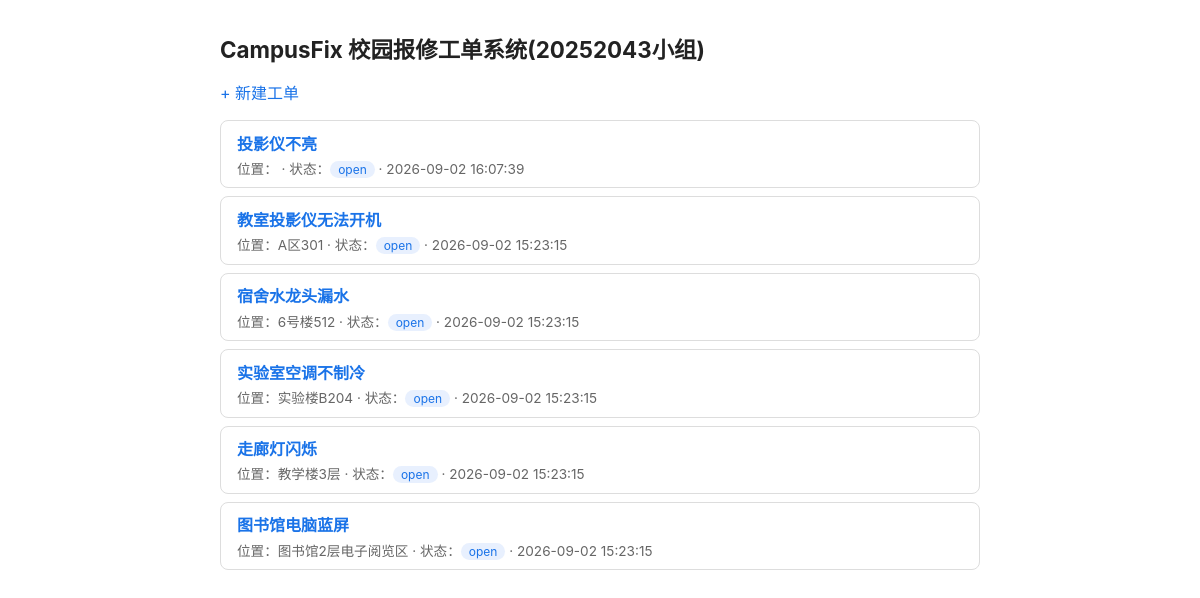
The page / on the database its author committed.
### tables this page shows
CREATE TABLE tickets (
    id INTEGER PRIMARY KEY AUTOINCREMENT,
    title TEXT NOT NULL,
    room TEXT NOT NULL,
    description TEXT NOT NULL DEFAULT '',
    status TEXT NOT NULL DEFAULT 'open',      -- open / in_progress / closed
    created_at TEXT NOT NULL DEFAULT (datetime('now', 'localtime'))
);

### app.py (the view)
@app.route("/")
def index():
    db = get_db()
    tickets = db.execute(
        "SELECT id, title, room, status, created_at FROM tickets ORDER BY created_at DESC"
    ).fetchall()
    return render_template("index.html", tickets=tickets)

### app.py (called while the page is built)
def get_db():
    if "db" not in g:
        g.db = sqlite3.connect(DATABASE)
        g.db.row_factory = sqlite3.Row
    return g.db

### templates/index.html (shortened to what this page needs)
<!DOCTYPE html>
<html lang="zh-CN">
<head>
</head>
<body>
  <h1>CampusFix 校园报修工单系统(20252043小组)</h1>
  <p><a href="{{ url_for('create_ticket') }}">+ 新建工单</a></p>
  {% if tickets %}
    {% for t in tickets %}
      <div class="ticket">
        <div class="title"><a href="{{ url_for('ticket_detail', ticket_id=t['id']) }}">{{ t['title'] }}</a></div>
        <div class="meta">位置：{{ t['room'] }} · 状态：<span class="badge">{{ t['status'] }}</span> · {{ t['created_at'] }}</div>
      </div>
    {% endfor %}
  {% else %}
    <p>暂无工单。</p>
  {% endif %}
</body>
</html>

### templates/index.html (style rules this page uses)
body { font-family: -apple-system, "PingFang SC", "Microsoft YaHei", sans-serif; max-width: 760px; margin: 2rem auto; padding: 0 1rem; color: #222; }
h1 { font-size: 1.4rem; }
a { color: #1a73e8; text-decoration: none; }
.ticket { border: 1px solid #ddd; border-radius: 8px; padding: 0.6rem 1rem; margin-bottom: 0.5rem; }
.ticket .title { font-weight: 600; }
.ticket .meta { color: #666; font-size: 0.85rem; margin-top: 0.2rem; }
.badge { display: inline-block; padding: 1px 8px; border-radius: 10px; font-size: 0.75rem; background: #e8f0fe; color: #1a73e8; }

### rows shown on the page
tickets: title "投影仪不亮", status "open", created_at "2026-09-02 16:07:39"
tickets: title "教室投影仪无法开机", room "A区301", status "open", created_at "2026-09-02 15:23:15"
tickets: title "宿舍水龙头漏水", room "6号楼512", status "open", created_at "2026-09-02 15:23:15"
tickets: title "实验室空调不制冷", room "实验楼B204", status "open", created_at "2026-09-02 15:23:15"
tickets: title "走廊灯闪烁", room "教学楼3层", status "open", created_at "2026-09-02 15:23:15"
tickets: title "图书馆电脑蓝屏", room "图书馆2层电子阅览区", status "open", created_at "2026-09-02 15:23:15"
